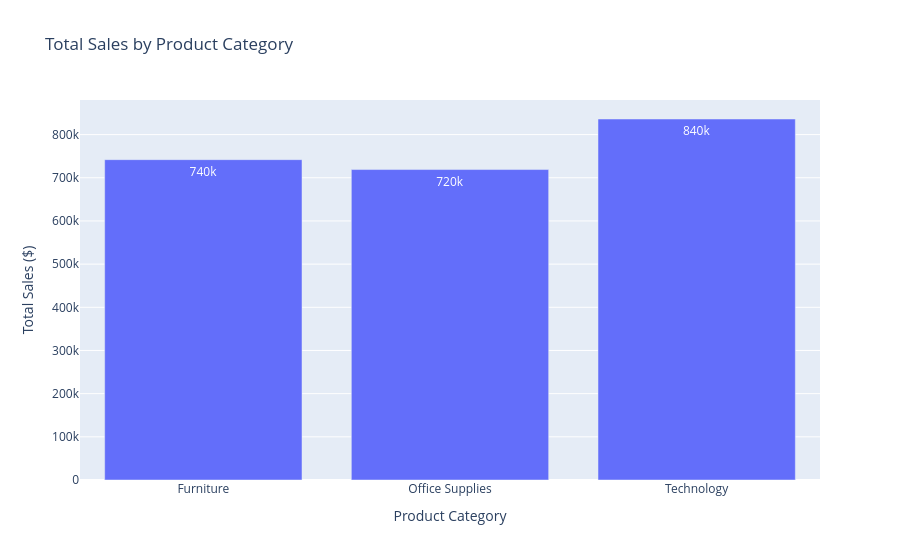

Notebook code for this chart:
### Code cell
fig = px.bar(
    sales_category,
    x="Category",
    y="Sales",
    title="Total Sales by Product Category",
    labels={
        "Category": "Product Category",
        "Sales": "Total Sales ($)"
    },
    text_auto=".2s"
)

fig.show()

### Figure 1 — Plotly figure (JSON) as saved in the notebook; plotly's stock layout.template omitted (floating-point values rounded to 4 significant figures)
{"data": [{"hovertemplate": "Product Category=%{x}<br>Total Sales ($)=%{y}<extra></extra>", "legendgroup": "", "marker": {"color": "#636efa", "pattern": {"shape": ""}}, "name": "", "orientation": "v", "showlegend": false, "textposition": "auto", "texttemplate": "%{y:.2s}", "type": "bar", "x": ["Furniture", "Office Supplies", "Technology"], "xaxis": "x", "y": [742000.0, 719000.0, 836200.0], "yaxis": "y"}], "layout": {"barmode": "relative", "legend": {"tracegroupgap": 0}, "title": {"text": "Total Sales by Product Category"}, "xaxis": {"anchor": "y", "domain": [0, 1], "title": {"text": "Product Category"}}, "yaxis": {"anchor": "x", "domain": [0, 1], "title": {"text": "Total Sales ($)"}}}}
